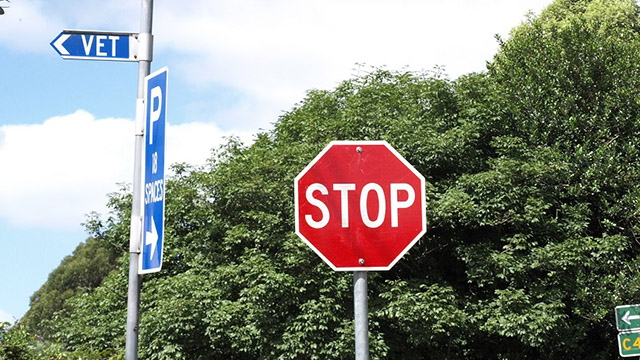
#> input picture test4.jpg, 640 x 360 px
$ python crop_morphology.py test4.jpg   (older library calls are emulated)
#> lines starting #> are read from the running program, lines starting #| are printed output that depends on the picture; after the words box and inside, x2 and y2 are one past the last pixel; in counts of white or black regions, pixels touching at a corner belong together
#!/usr/bin/env python
'''Crop an image to just the portions containing text.

Usage:

    ./crop_morphology.py path/to/image.jpg

This will place the cropped image in path/to/image.crop.png.

For details on the methodology, see
http://www.danvk.org/2015/01/07/finding-blocks-of-text-in-an-image-using-python-opencv-and-numpy.html
'''

import glob
import os
import random
import sys
import random
import math
import json
from collections import defaultdict

import cv2
from PIL import Image, ImageDraw
import numpy as np
from scipy.ndimage.filters import rank_filter


def dilate(ary, N, iterations):
    """Dilate using an NxN '+' sign shape. ary is np.uint8."""
    kernel = np.zeros((N,N), dtype=np.uint8)
    #kernel[(N-1)/2,:] = 1
    dilated_image = cv2.dilate(ary / 255, kernel, iterations=iterations)

    kernel = np.zeros((N,N), dtype=np.uint8)
    #kernel[:,(N-1)/2] = 1
    dilated_image = cv2.dilate(dilated_image, kernel, iterations=iterations)
    return dilated_image


# [28 lines left out: functions props_for_contours, union_crops, intersect_crops, not called in this run]


def crop_area(crop):
    x1, y1, x2, y2 = crop
    return max(0, x2 - x1) * max(0, y2 - y1)


def find_border_components(contours, ary):
    borders = []
    area = ary.shape[0] * ary.shape[1]
    for i, c in enumerate(contours):
        x,y,w,h = cv2.boundingRect(c)
        if w * h > 0.5 * area:
            borders.append((i, x, y, x + w - 1, y + h - 1))
    return borders


def angle_from_right(deg):
    return min(deg % 90, 90 - (deg % 90))


# [19 lines left out: function remove_border, not called in this run]


def find_components(edges, max_components=16):
    """Dilate the image until there are just a few connected components.

    Returns contours for these components."""
    # Perform increasingly aggressive dilation until there are just a few
    # connected components.
    count = 21
    dilation = 5
    n = 1
    while count > 16:
        n += 1
        dilated_image = dilate(edges, N=3, iterations=n)
        contours, hierarchy = cv2.findContours(dilated_image, cv2.RETR_TREE, cv2.CHAIN_APPROX_SIMPLE)
        count = len(contours)
    #print dilation
    #Image.fromarray(edges).show()
    #Image.fromarray(255 * dilated_image).show()
    return contours


# [86 lines left out: functions find_optimal_components_subset, pad_crop, not called in this run]


def downscale_image(im, max_dim=2048):
    """Shrink im until its longest dimension is <= max_dim.

    Returns new_image, scale (where scale <= 1).
    """
    a, b = im.size
    if max(a, b) <= max_dim:
        return 1.0, im

    scale = 1.0 * max_dim / max(a, b)
    new_im = im.resize((int(a * scale), int(b * scale)), Image.ANTIALIAS)
    return scale, new_im


def process_image(path, out_path):
#> called with path = 'test4.jpg', out_path = 'test4.crop.png'
    orig_im = Image.open(path)
#> orig_im is the input picture: PIL image 640x360 RGB; mean R, G, B 134.3, 138, 126
    scale, im = downscale_image(orig_im)
#> scale = 1

    edges = cv2.Canny(np.asarray(im), 100, 200)
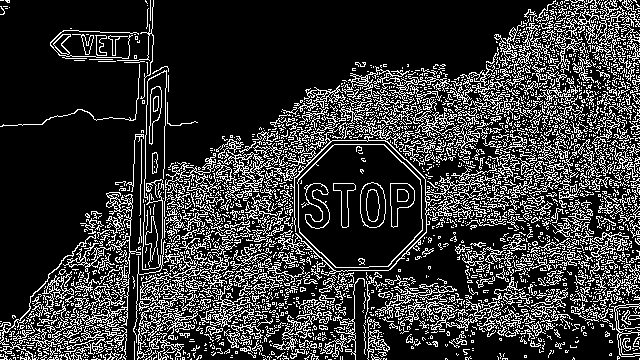
#> edges: shape (360, 640); 21.1% white in thin lines or dots

    # TODO: dilate image _before_ finding a border. This is crazy sensitive!
    print(edges)
#> (printed output is left out)
    contours, hierarchy = cv2.findContours(edges, cv2.RETR_TREE, cv2.CHAIN_APPROX_SIMPLE)
#> contours = 4172 contours, 3876 with area under 20; largest, box (x1, y1, x2, y2) and area: (297, 144, 423, 268) 12558, (297, 144, 423, 268) 12418, (215, 120, 496, 276) 1579, (360, 182, 386, 228) 956, (360, 182, 386, 228) 938

    borders = find_border_components(contours, edges)
#> the loop in find_border_components, `for i, c in enumerate(contours):` made 4172 passes
#> (x, y, w, h) on passes 3 to 5: (149, 359, 1, 1), (143, 359, 1, 1), (122, 359, 1, 1)
#> after the loop in find_border_components, `for i, c in enumerate(contours):`: borders = []
#> borders = []
    borders.sort(key=lambda i, x1, y1, x2, y2: (x2 - x1) * (y2 - y1))

    border_contour = None
    if len(borders):
        border_contour = contours[borders[0][0]]
        edges = remove_border(border_contour, edges)

    edges = 255 * (edges > 0).astype(np.uint8)

    # Remove ~1px borders using a rank filter.
    maxed_rows = rank_filter(edges, -4, size=(1, 20))
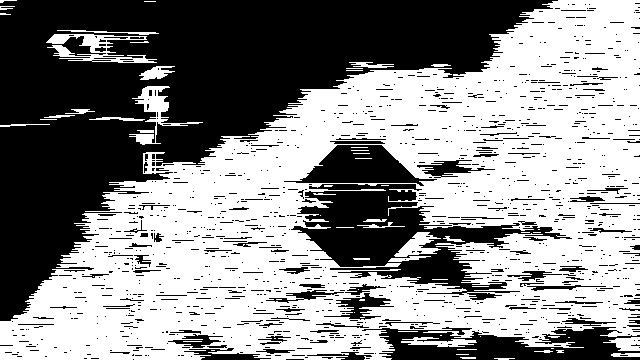
#> maxed_rows: shape (360, 640); 54.8% white; 1242 black regions (1113 under 20 px), largest, box (x1, y1, x2, y2) and area: (0, 0, 558, 321) 70334, (291, 184, 572, 300) 12013, (362, 327, 640, 360) 5525
    maxed_cols = rank_filter(edges, -4, size=(20, 1))
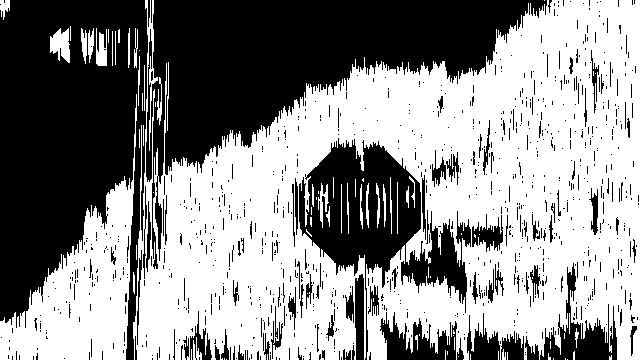
#> maxed_cols: shape (360, 640); 55.4% white; 929 black regions (823 under 20 px), largest, box (x1, y1, x2, y2) and area: (146, 0, 547, 269) 37139, (0, 0, 148, 360) 35724, (299, 138, 471, 360) 13443
    debordered = np.minimum(np.minimum(edges, maxed_rows), maxed_cols)
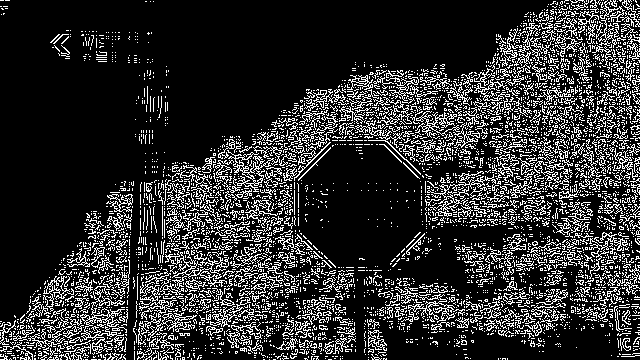
#> debordered: shape (360, 640); 18.7% white in thin lines or dots
    edges = debordered

    contours = find_components(edges)
#> the loop in find_components, `while count > 16:` made 1 pass
#> pass 1, in dilate, `dilated_image = cv2.dilate(ary / 255, kernel, iterations=iterations)`:
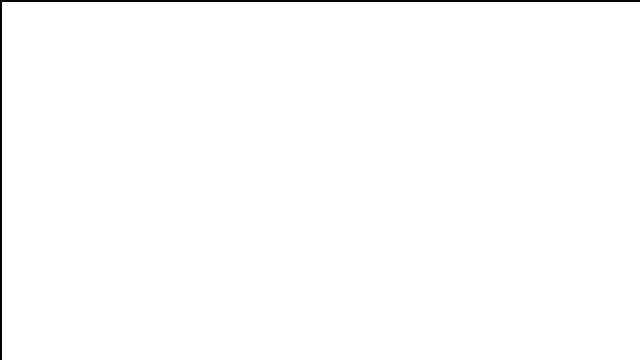
#> dilated_image: shape (360, 640) float64; min -1.8e+308, max 1, mean -inf; drawn with min black and max white
#> after the loop in find_components, `while count > 16:`: n = 2
    if len(contours) == 0:
        #print '%s -> (no text!)' % path
        return

    crop = find_optimal_components_subset(contours, edges)
    crop = pad_crop(crop, contours, edges, border_contour)

    crop = [int(x / scale) for x in crop]  # upscale to the original image size.
    # [10 lines of commented-out code are left out]
    text_im = orig_im.crop(crop)
    text_im.save(out_path)
    #print '%s -> %s' % (path, out_path)


if __name__ == '__main__':
    if len(sys.argv) == 2 and '*' in sys.argv[1]:
        files = glob.glob(sys.argv[1])
        random.shuffle(files)
    else:
        files = sys.argv[1:]

    for path in files:
        out_path = path.replace('.jpg', '.crop.png')
        if os.path.exists(out_path): continue
        try:
            process_image(path, out_path)
        except Exception as e:
            print('%s %s' % (path, e))

$ run again, on test9.jpg
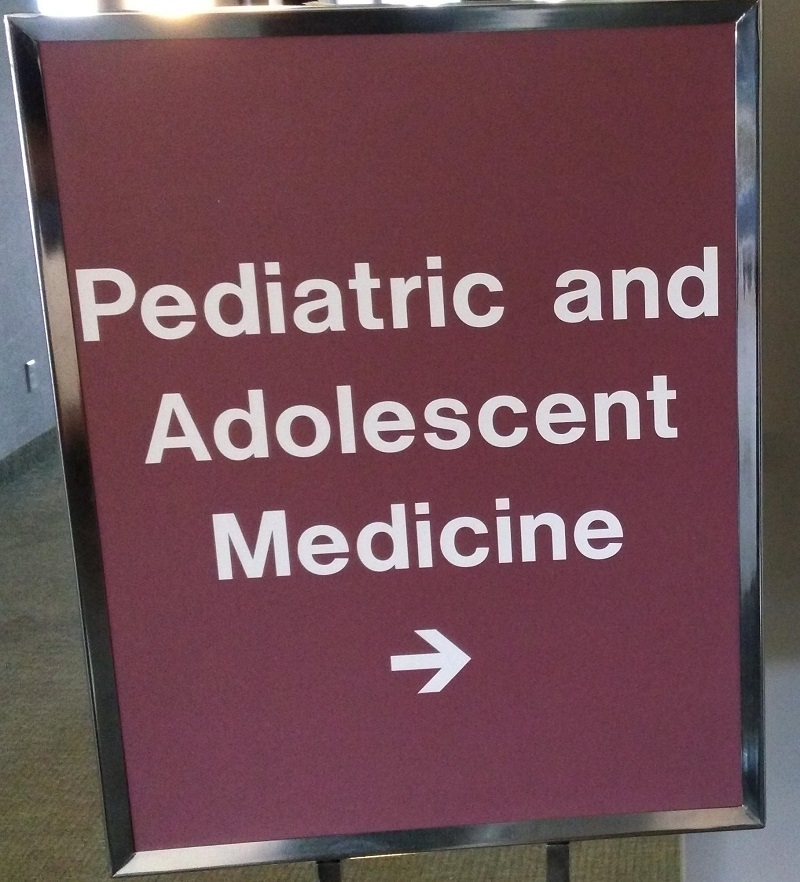
#> input picture test9.jpg, 800 x 882 px
#> in process_image, orig_im is the input picture: PIL image 800x882 RGB; mean R, G, B 113.3, 79.6, 86.6
#> scale = 1
#> in process_image, `edges = cv2.Canny(np.asarray(im), 100, 200)`:
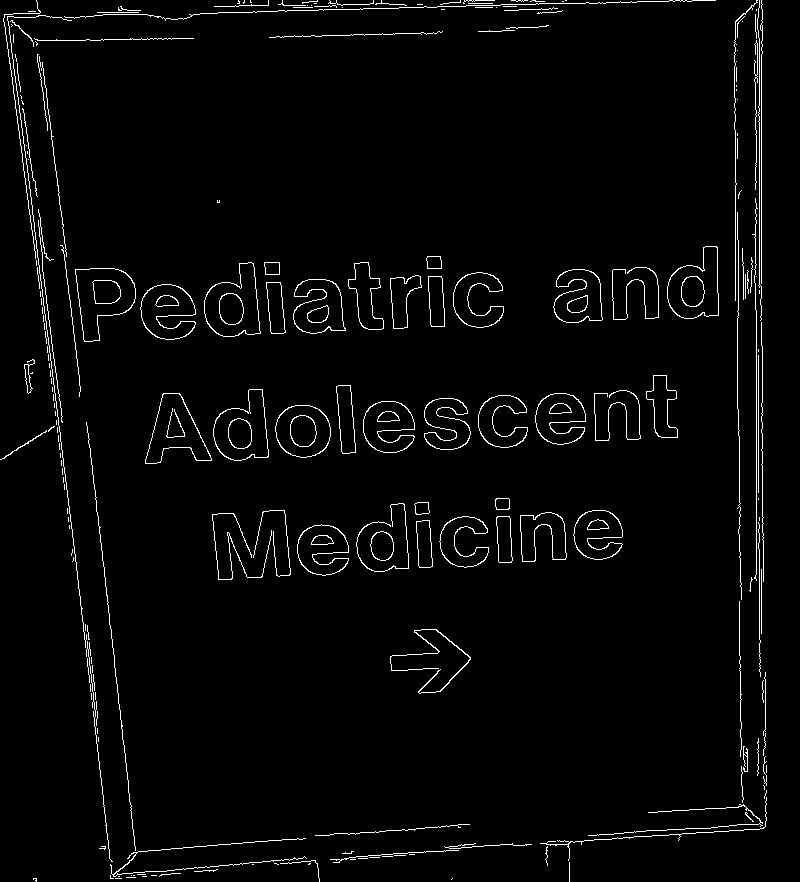
#> edges: shape (882, 800); 2.7% white in thin lines or dots
#> (printed output is left out)
#> contours = 282 contours, 189 with area under 20; largest, box (x1, y1, x2, y2) and area: (75, 268, 136, 342) 2861, (204, 262, 261, 337) 2842, (75, 268, 136, 342) 2840, (204, 262, 261, 337) 2812, (213, 389, 269, 461) 2681
#> the loop in find_border_components, `for i, c in enumerate(contours):` made 282 passes
#> (x, y, w, h) on passes 3, 9, 10: (33, 878, 4, 4), (131, 875, 1, 1), (110, 875, 4, 4)
#> after the loop in find_border_components, `for i, c in enumerate(contours):`: borders = []
#> maxed_rows: shape (882, 800); 2.5% white in thin lines or dots
#> maxed_cols: shape (882, 800); 3.5% white; 264 white regions (96 under 20 px), largest, box (x1, y1, x2, y2) and area: (3, 8, 122, 882) 5057, (749, 0, 764, 589) 1993, (36, 35, 81, 404) 1187
#> debordered: shape (882, 800); 0.21% white in thin lines or dots
#> the loop in find_components, `while count > 16:` made 1 pass
#> pass 1, in dilate, `dilated_image = cv2.dilate(ary / 255, kernel, iterations=iterations)`:
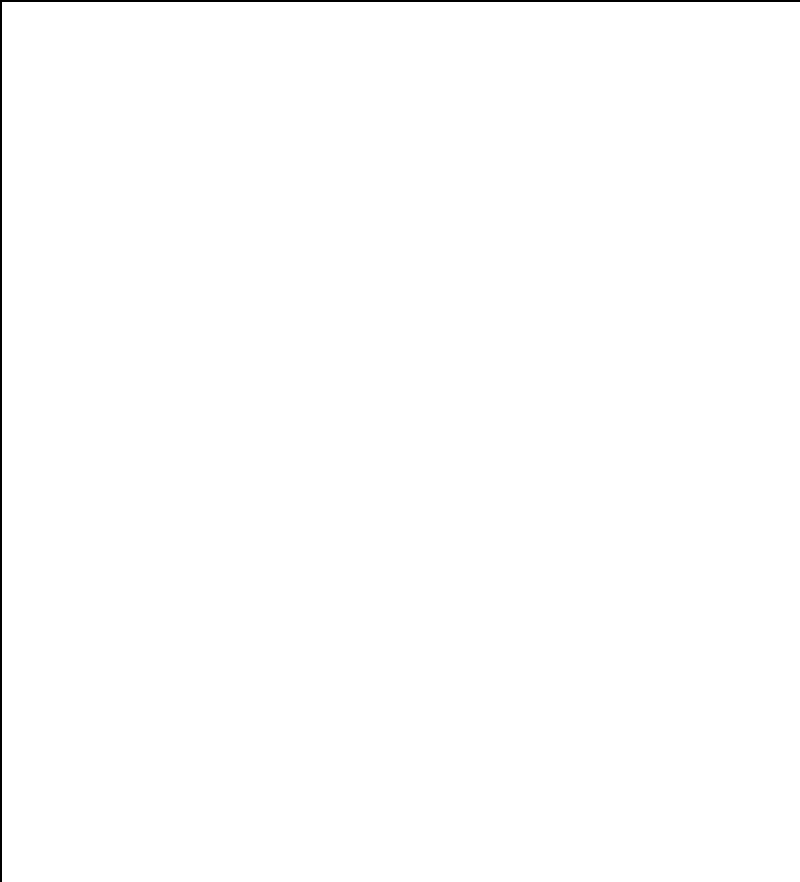
#> dilated_image: shape (882, 800) float64; min -1.8e+308, max 1, mean -inf; drawn with min black and max white
#> after the loop in find_components, `while count > 16:`: n = 2

$ run again, on 3dc8af4f3b74f3c3637f5573ccdd6b77.jpg
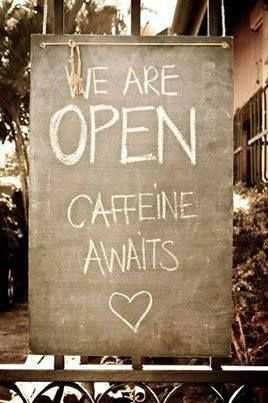
#> input picture 3dc8af4f3b74f3c3637f5573ccdd6b77.jpg, 268 x 403 px
#> in process_image, orig_im is the input picture: PIL image 268x403 RGB; mean R, G, B 146.2, 126.3, 104
#> scale = 1
#> in process_image, `edges = cv2.Canny(np.asarray(im), 100, 200)`:
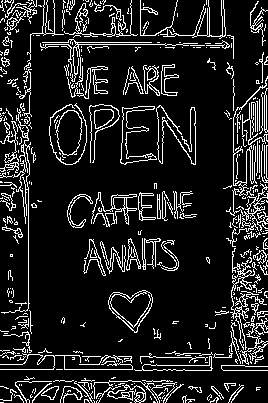
#> edges: shape (403, 268); 13% white in thin lines or dots
#> (printed output is left out)
#> contours = 570 contours, 492 with area under 20; largest, box (x1, y1, x2, y2) and area: (108, 290, 153, 333) 1132, (108, 291, 153, 333) 1000, (56, 110, 83, 158) 877, (56, 110, 82, 156) 850, (120, 106, 157, 165) 567
#> the loop in find_border_components, `for i, c in enumerate(contours):` made 570 passes
#> (x, y, w, h) on passes 4, 7, 8: (161, 400, 1, 1), (84, 399, 6, 4), (98, 398, 1, 1)
#> after the loop in find_border_components, `for i, c in enumerate(contours):`: borders = []
#> maxed_rows: shape (403, 268); 30.1% white; 149 white regions (79 under 20 px), largest, box (x1, y1, x2, y2) and area: (220, 85, 268, 242) 4578, (0, 279, 268, 367) 4003, (0, 380, 250, 403) 3194
#> maxed_cols: shape (403, 268); 28.4% white; 186 white regions (80 under 20 px), largest, box (x1, y1, x2, y2) and area: (229, 0, 268, 374) 7783, (0, 0, 35, 380) 4874, (61, 0, 128, 158) 2603
#> debordered: shape (403, 268); 7.6% white in thin lines or dots
#> the loop in find_components, `while count > 16:` made 1 pass
#> pass 1, in dilate, `dilated_image = cv2.dilate(ary / 255, kernel, iterations=iterations)`:
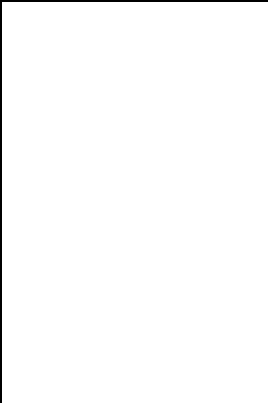
#> dilated_image: shape (403, 268) float64; min -1.8e+308, max 1, mean -inf; drawn with min black and max white
#> after the loop in find_components, `while count > 16:`: n = 2
